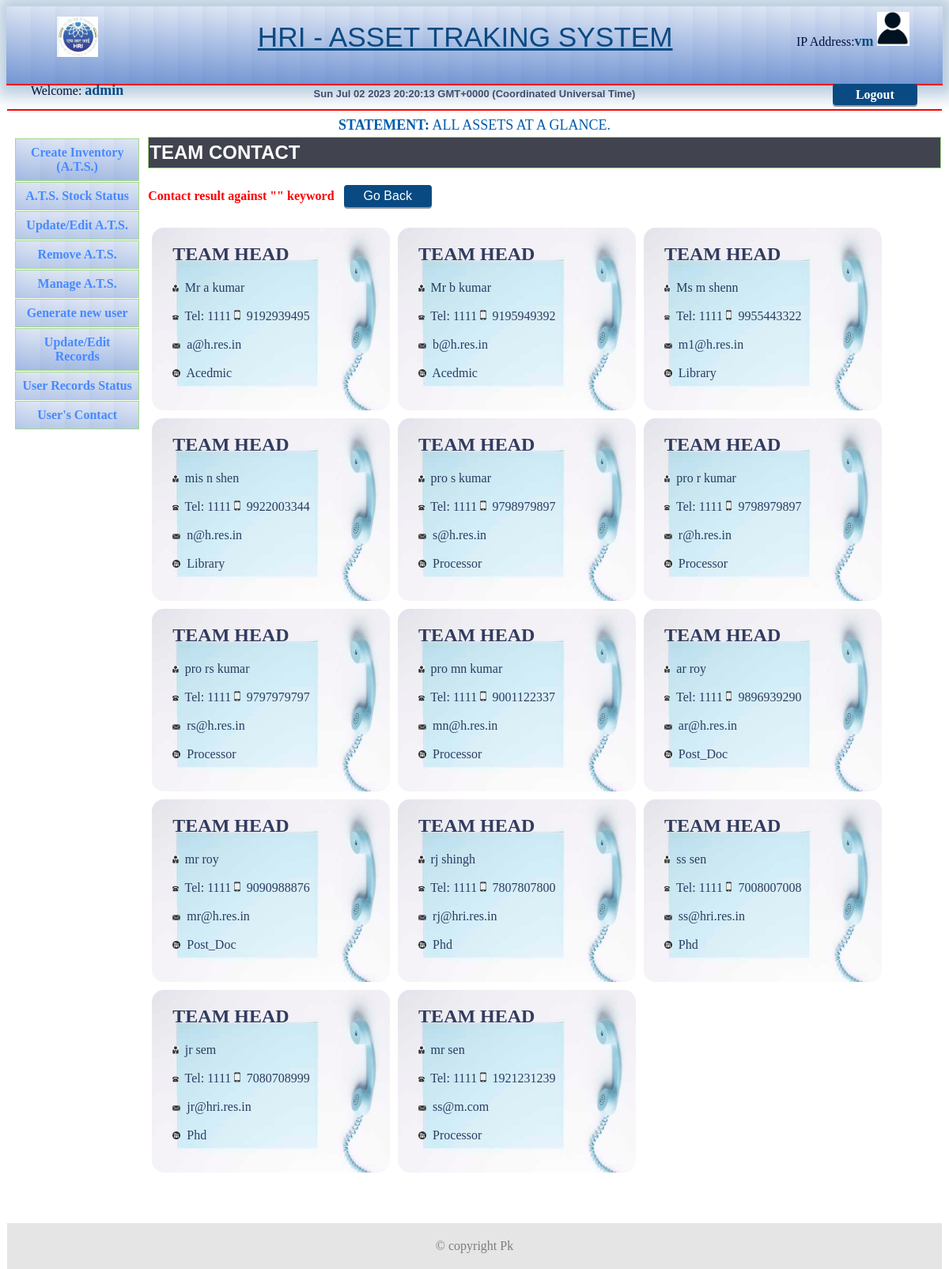
The page /searchdata.php (signed in) on the database its author committed.
### tables this page shows
CREATE TABLE `users_new` (
  `id` int(8) NOT NULL,
  `userid` varchar(20) NOT NULL,
  `username` varchar(100) NOT NULL,
  `email` varchar(150) NOT NULL,
  `mobile` bigint(10) NOT NULL,
  `password` varchar(100) NOT NULL,
  `dept_name` varchar(100) NOT NULL,
  `gender` varchar(10) NOT NULL,
  `img_name` varchar(255) NOT NULL,
  `uploaded_on` datetime NOT NULL,
  `status` enum('1','0') NOT NULL DEFAULT '1'
);

CREATE TABLE `users_record` (
  `id` int(10) NOT NULL,
  `udept` varchar(300) NOT NULL,
  `uname` varchar(100) NOT NULL,
  `umobile` bigint(10) NOT NULL,
  `uemail` varchar(200) NOT NULL,
  `ulocation` varchar(500) NOT NULL,
  `udes` varchar(10000) NOT NULL,
  `issued_ats` varchar(100) DEFAULT NULL,
  `make` varchar(100) DEFAULT NULL,
  `daterec` date DEFAULT NULL,
  `status` enum('1','0') NOT NULL DEFAULT '1'
);

### searchdata.php (the view, shortened to what this page needs)
<!DOCTYPE html>
<html lang="en">
<head>
<link href="css/stylenew.css" rel="stylesheet" type="text/css" />
</head>
<body style="font-family:Verdana;color:#03103c" onload=display_ct();>
<div class="hdr_stl">
<div style="overflow:hidden">
<div class="img_left">
 <a href="index.php" name="index" ><img src="imgs/himslogo.png"  id="img2" /></a>
</div>
<div class="title_head">
  <font face="Imprint MT Shadow, Arial, Helvetica, sans-serif">HRI - ASSET TRAKING SYSTEM </font>
</div>
<div class="img_right">
  IP Address:<strong><font color="#0a4a82" size="+1"><?php $ip = getHostByName(getHostName()); echo $ip; ?> </font></strong>
<?php
        include_once('data_db.php');
        $result=mysqli_query($db,"SELECT * from users_new where userid = '".$_SESSION['userid']."'");
        while($row=mysqli_fetch_assoc($result))
{ $imageURL = 'profile_img/'.$row["img_name"];
?>
        <img src="<?php echo $imageURL; ?>" alt="" id="img1"  />
<?php
}
?>
</div>
</div>
<div class="row">
 <div style="overflow:hidden">
 <div class="user_name">
  <?php  if (isset($_SESSION['userid'])) : ?>Welcome: <strong><font color="#0a4a82" size="+1"> <?php echo $_SESSION['userid']; ?></font></strong>
</div>
<div class="main_time">
  <font size="2" face="Arial, Helvetica, sans-serif" style="opacity: 0.7;"><b> <span id='ct' ></span></b></font>
</div>
<div class="right_session">
  <font size="+2"><b><a href="index.php?logout='1'" title="close session" class="btn style1" style=" text-decoration:none;">&nbsp;Logout&nbsp; </a> </b></font>
<?php endif ?>
</div>
<hr class="newhr1" noshade>
<marquee scrollamount="4" behavior="alternate" > <font  size="4" color="#005cad"> <b>STATEMENT:</b> ALL ASSETS AT A GLANCE.</font></marquee>
</div>
</div>
<div style="overflow:auto">
  <div class="menu">
      <a href="create_record.php" name="abc_link" class="url_hit" id="menuid"  tabindex="1" > Create Inventory (A.T.S.)</a>
      <a href="index.php" name="abc_link" class="url_hit"  id="menuid" tabindex="2" > A.T.S. Stock Status</a>
      <a href="ats_update.php" name="abc_link" class="url_hit"  id="menuid" tabindex="3" > Update/Edit A.T.S.</a>
      <a href="ats_remove.php" name="abc_link" class="url_hit"  id="menuid" tabindex="4" > Remove A.T.S.</a>
      <a href="assign_asset.php" name="abc_link" class="url_hit"  id="menuid" tabindex="5" > Manage A.T.S.</a>
      <a href="users_record.php" name="abc_link" class="url_hit"  id="menuid" tabindex="6" > Generate new user</a>
      <a href="users_record_update.php" name="abc_link" class="url_hit"  id="menuid" tabindex="7" > Update/Edit Records</a>
      <a href="users_record_details.php" name="abc_link" class="url_hit"  id="menuid" tabindex="8" > User Records Status</a>
      <a href="user_contact.php" name="abc_link" class="url_hit"   id="menuid" tabindex="9"> User's Contact</a>
</div>
<div class="main1">
    <div class=ttl><B> TEAM CONTACT</B></div>
  <div class="container">
  <div style="overflow-x:unset ">
<?php
$sdata=$_POST['searchdata'];
?>
  <h4 align="LEFT" style="color:red">Contact result against "<?php echo $sdata;?>" keyword <button class="btn btn-secondary" onclick="history.go(-1);">Go Back </button></h4>
<?php
$ret=mysqli_query($db,"SELECT * from users_record where (uname like '%$sdata%'|| umobile like '%$sdata%') and (Status=1)");
$num=mysqli_num_rows($ret);
if($num>0){
while ($row=mysqli_fetch_array($ret)) {
?>
	<div class="contentcss">
	<div class="transboxcss">
	 <H2>TEAM HEAD </H2>
	 <img src ="css/def/usr_headlogo.png" width="3%" height="auto" />&nbsp; <?php  echo $row['uname'];?> <br /><br />
	 <img src ="css/def/tellogo.png" width="3%" height="auto" />&nbsp; Tel: 1111
	 <img src ="css/def/moblogo.png" width="3%" height="auto" />&nbsp; <?php  echo $row['umobile'];?> <br /><br />
	 <img src ="css/def/mail.png" width="4%" height="auto" />&nbsp; <?php  echo $row['uemail'];?><br /><br />
   <img src ="css/def/deptlogo.png" width="4%" height="auto" />&nbsp; <?php  echo $row['udept'];?><br /><br />
		</div>
    </div>
 <?php }  } else { ?>
</div>
<h4 class="card-title" align="center">No Result found against this search</h4>
</div>
<?php } ?>
  </div>
 </div>
  </div>
 </div>
<div class="ftr_stl">© copyright Pk</div>
</body>
</html>

### css/stylenew.css (style rules this page uses)
* { box-sizing: border-box; }
.hdr_stl { background-image:url(def/T_LINE.png); padding:1px;text-align:center; height: 100px; box-shadow: 2px 0px 20px 14px #b9cdde; }
.row { padding:6px 0px; height: 85px; }
#img1 { max-width:25%; height:auto; }
#img2 { max-width:34%; height:auto; }
.newhr1 { border: 1.5px solid red; margin-top:0px; }
.img_left { padding:12px; float:left; width:15%; }
.title_head { font-size:2.2pc; color:#0a4a82; padding:18px; float:left; width:68%; text-decoration: underline; }
.img_right { padding:6px; float:left; width:15%; }
.menu { float:left; width:15%; text-align:center; padding: 1px 10px 0px 10px; }
.menu a { background-image:url(def/T_LINE.png); padding:8px; margin-top:1px; display:block; width:100%; color:#4789ff; border:1px solid #a4d88b; }
.main1 { float:left; width:85%; padding:0 1px; text-align:left; }
.user_name { float:left; width:15%; text-align:center; padding: 10px 0 0 0; }
.main_time { float:left; width:70%; padding:0 1px; text-align:center; padding: 15px 0 0 0; }
.right_session { float:left; width:15%; padding:0 1px; text-align:center; padding: 10px 0 7px 0px; }
.ttl { display:table-cell; background-color:#41444e; color: white; width:9%; border:1px solid #a4d88b; font-family:Microsoft Sans Serif, Helvetica, sans-serif; font-size:24px;padding: 5px 1px; }
.url_hit { text-decoration:none; font-weight: bold; color:blue; }
.ftr_stl { float:left; width: 100%; background-color:#e5e5e5; color: #7d7d7d; text-align:center;padding:20px;margin-top:5%; }
.btn { margin-left: .5em; padding: 5px 25px; font-size: 16px; text-align: center; cursor: pointer; outline: none; color: #fff; background-color: #0a4a82; border: none; border-radius: 4px; box-shadow: 0 2px #999; }
.contentcss { float:left; margin:5px; background-image:url(def/contctph.jpg); background-size: 100% 110%; width:30%;BORDER-RADIUS: 15px; }
.transboxcss { margin: 20px; padding:0 2%; opacity: 0.8;filter: alpha(opacity=60); }

### rows shown on the page
users_new: img_name (picture)
users_record: uname "Mr a kumar", umobile "9192939495", uemail "a@h.res.in", udept "Acedmic"
users_record: uname "Mr b kumar", umobile "9195949392", uemail "b@h.res.in", udept "Acedmic"
users_record: uname "Ms m shenn", umobile "9955443322", uemail "m1@h.res.in", udept "Library"
users_record: uname "mis n shen", umobile "9922003344", uemail "n@h.res.in", udept "Library"
users_record: uname "pro s kumar", umobile "9798979897", uemail "s@h.res.in", udept "Processor"
users_record: uname "pro r kumar", umobile "9798979897", uemail "r@h.res.in", udept "Processor"
users_record: uname "pro rs kumar", umobile "9797979797", uemail "rs@h.res.in", udept "Processor"
users_record: uname "pro mn kumar", umobile "9001122337", uemail "mn@h.res.in", udept "Processor"
users_record: uname "ar roy", umobile "9896939290", uemail "ar@h.res.in", udept "Post_Doc"
users_record: uname "mr roy", umobile "9090988876", uemail "mr@h.res.in", udept "Post_Doc"
users_record: uname "rj shingh", umobile "7807807800", uemail "rj@hri.res.in", udept "Phd"
users_record: uname "ss sen", umobile "7008007008", uemail "ss@hri.res.in", udept "Phd"
users_record: uname "jr sem", umobile "7080708999", uemail "jr@hri.res.in", udept "Phd"
users_record: uname "mr sen", umobile "1921231239", uemail "ss@m.com", udept "Processor"

### other values the page prints
$ip "vm"
$_SESSION['userid'] "admin"
